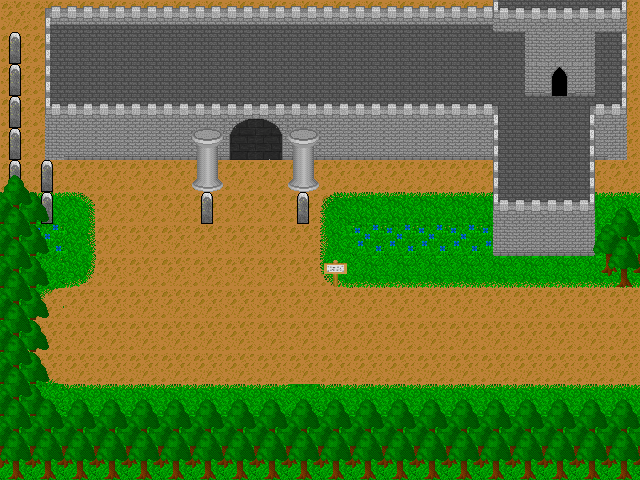

This game map was drawn from its Tiled (.tmx) file and the tilesets committed beside it. A one-line description and the trimmed map source follow:
An orthogonal 20x15 tile map with 32x32 px tiles, 10 tile layers (Ground1, Ground2, Ground3, Rocks, ...), 2 tilesets and 23 objects.

<map version="1.0" orientation="orthogonal" renderorder="right-down" width="20" height="15" tilewidth="32" tileheight="32">
 <tileset firstgid="1" name="Outside" tilewidth="32" tileheight="32">
  <image source="terrainTiles.png" trans="ff00ff" width="640" height="480" />
 </tileset>
 <tileset firstgid="301" name="AnimatedTiles" tilewidth="32" tileheight="32">
  <image source="AnimatedTiles.png" trans="ff00ff" width="160" height="640" />
  <tile id="5">
   <animation>
    <frame tileid="5" duration="400" />
    <frame tileid="6" duration="400" />
    <frame tileid="7" duration="400" />
    <frame tileid="8" duration="400" />
   </animation>
  </tile>
  <tile id="10">
   <animation>
    <frame tileid="10" duration="100" />
    <frame tileid="11" duration="100" />
    <frame tileid="12" duration="100" />
    <frame tileid="13" duration="100" />
   </animation>
  </tile>
  <tile id="25">
   <animation>
    <frame tileid="25" duration="100" />
    <frame tileid="26" duration="100" />
    <frame tileid="27" duration="100" />
    <frame tileid="28" duration="100" />
   </animation>
  </tile>
 </tileset>
 <layer name="Ground1" width="20" height="15">
  <data>[300 cells, 300 non-empty, 1 distinct tile ids]</data>
 </layer>
 <layer name="Ground2" width="20" height="15">
  <data>[300 cells, 104 non-empty, 11 distinct tile ids]</data>
 </layer>
 <layer name="Ground3" width="20" height="15">
  <data>[300 cells, 6 non-empty, 1 distinct tile ids]</data>
 </layer>
 <layer name="Rocks" width="20" height="15">
  <data>[300 cells, 4 non-empty, 1 distinct tile ids]</data>
 </layer>
 <layer name="Shade" width="20" height="15" opacity="0.78">
  <data>[300 cells, 4 non-empty, 1 distinct tile ids]</data>
 </layer>
 <layer name="House" width="20" height="15">
  <data>[300 cells, 95 non-empty, 20 distinct tile ids]</data>
 </layer>
 <layer name="Roof" width="20" height="15">
  <data>[300 cells, 16 non-empty, 9 distinct tile ids]</data>
 </layer>
 <layer name="Roof1" width="20" height="15">
  <data>[300 cells, 11 non-empty, 9 distinct tile ids]</data>
 </layer>
 <layer name="Objects" width="20" height="15">
  <data>[300 cells, 14 non-empty, 4 distinct tile ids]</data>
 </layer>
 <layer name="MapBorder" width="20" height="15">
  <data>[300 cells, 78 non-empty, 7 distinct tile ids]</data>
 </layer>
 <objectgroup name="Boxes">
  <object x="-1" y="401" width="643" height="81" />
  <object x="1" y="0" width="41" height="397" />
  <object x="42" y="107" width="184" height="50" />
  <object x="315" y="106" width="177" height="59" />
  <object x="494" y="169" width="6" height="53" />
  <object x="496" y="211" width="98" height="40" />
  <object x="589" y="109" width="6" height="96" />
  <object x="599" y="108" width="30" height="56" />
  <object x="626" y="2" width="16" height="159" />
  <object x="225" y="103" width="96" height="21" />
  <object x="291.667" y="132.333" width="23" height="60" />
  <object x="190" y="130" width="29" height="56" />
  <object x="201" y="195" width="13" height="29" />
  <object x="43" y="157" width="9" height="56" />
  <object x="596" y="206" width="40" height="75" />
  <object x="324.333" y="263.333" width="22" height="10.3333" />
  <object x="294.333" y="190.667" width="16.6667" height="37.6667" />
 </objectgroup>
 <objectgroup name="Strint">
  <properties>
   <property name="ID" value="SO1A4" />
   <property name="Item" value="Sword" />
  </properties>
  <object x="571" y="331">
   <properties>
    <property name="STR" value="1" />
   </properties>
  </object>
  <object x="317.667" y="259.333" width="40" height="59.6667">
   <properties>
    <property name="Sign" value="S1A4" />
   </properties>
  </object>
  <object x="254" y="200">
   <properties>
    <property name="STR" value="2" />
   </properties>
  </object>
  <object x="116.667" y="188.667">
   <properties>
    <property name="Item" value="SO1A4" />
   </properties>
  </object>
 </objectgroup>
 <objectgroup name="TriggerLayer">
  <object x="619" y="285" width="22" height="115">
   <properties>
    <property name="Door" value="A4:A1" />
   </properties>
  </object>
  <object x="230.667" y="146" width="56.6667" height="13.3333">
   <properties>
    <property name="Door" value="A4:INT3" />
   </properties>
  </object>
 </objectgroup>
</map>
